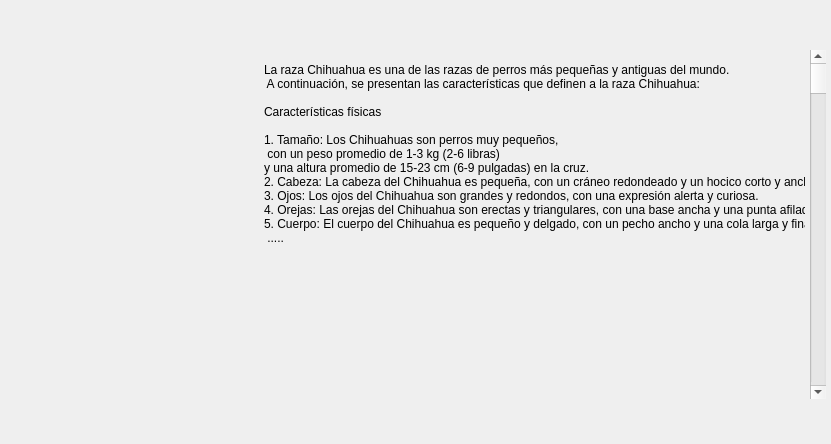
<?xml version="1.0" encoding="UTF-8"?>
<ui version="4.0">
 <class>SobrePerro</class>
 <widget class="QWidget" name="SobrePerro">
  <property name="geometry">
   <rect>
    <x>0</x>
    <y>0</y>
    <width>831</width>
    <height>444</height>
   </rect>
  </property>
  <property name="windowTitle">
   <string>Sobre Mi Perro</string>
  </property>
  <widget class="QLabel" name="label">
   <property name="geometry">
    <rect>
     <x>-2</x>
     <y>-5</y>
     <width>831</width>
     <height>451</height>
    </rect>
   </property>
   <property name="text">
    <string/>
   </property>
   <property name="pixmap">
    <pixmap>../imagen/sobre.png</pixmap>
   </property>
   <property name="scaledContents">
    <bool>true</bool>
   </property>
  </widget>
  <widget class="QLabel" name="label_2">
   <property name="geometry">
    <rect>
     <x>264</x>
     <y>33</y>
     <width>541</width>
     <height>241</height>
    </rect>
   </property>
   <property name="text">
    <string>La raza Chihuahua es una de las razas de perros más pequeñas y antiguas del mundo.
 A continuación, se presentan las características que definen a la raza Chihuahua:

Características físicas

1. Tamaño: Los Chihuahuas son perros muy pequeños, 
 con un peso promedio de 1-3 kg (2-6 libras) 
y una altura promedio de 15-23 cm (6-9 pulgadas) en la cruz.
2. Cabeza: La cabeza del Chihuahua es pequeña, con un cráneo redondeado y un hocico corto y ancho.
3. Ojos: Los ojos del Chihuahua son grandes y redondos, con una expresión alerta y curiosa.
4. Orejas: Las orejas del Chihuahua son erectas y triangulares, con una base ancha y una punta afilada.
5. Cuerpo: El cuerpo del Chihuahua es pequeño y delgado, con un pecho ancho y una cola larga y fina.
 .....</string>
   </property>
  </widget>
  <widget class="QScrollBar" name="verticalScrollBar">
   <property name="geometry">
    <rect>
     <x>810</x>
     <y>50</y>
     <width>16</width>
     <height>349</height>
    </rect>
   </property>
   <property name="orientation">
    <enum>Qt::Vertical</enum>
   </property>
  </widget>
  <widget class="QPushButton" name="ant">
   <property name="geometry">
    <rect>
     <x>10</x>
     <y>410</y>
     <width>41</width>
     <height>31</height>
    </rect>
   </property>
   <property name="cursor">
    <cursorShape>PointingHandCursor</cursorShape>
   </property>
   <property name="autoFillBackground">
    <bool>false</bool>
   </property>
   <property name="text">
    <string/>
   </property>
   <property name="icon">
    <iconset>
     <normaloff>../imagen/home.png</normaloff>../imagen/home.png</iconset>
   </property>
   <property name="iconSize">
    <size>
     <width>80</width>
     <height>34</height>
    </size>
   </property>
   <property name="default">
    <bool>false</bool>
   </property>
   <property name="flat">
    <bool>true</bool>
   </property>
  </widget>
 </widget>
 <resources/>
 <connections/>
</ui>
